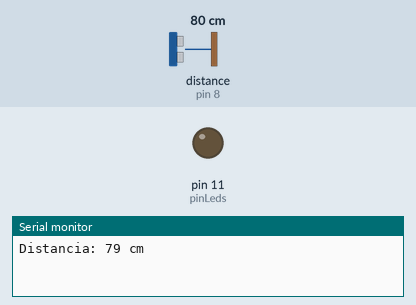
The sketch below on a simulated Arduino Uno, built with avr-gcc and run on an emulated ATmega328P. On the bench: output pins drawn as LEDs (lit = HIGH), the last lines printed to the serial monitor. Wiring (inferred from the names in the program): ultrasonic range finder: trigger pin 9; echo pin 8. The inputs (shaded band) are chosen by the test bench; at power-on: distance to the obstacle (sensor on pin 8) 80 cm. The echo pulse lasts 58.3 µs per cm; pins used as bus, display or sensor lines are not drawn.

Above: at 1.2 s.
1.3 s: distance to the obstacle (sensor on pin 8) set to 17 cm
4.2 s: distance to the obstacle (sensor on pin 8) set to 14 cm
At 5.8 s:
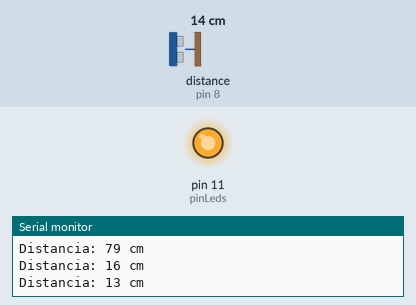
6.5 s: distance to the obstacle (sensor on pin 8) set to 18 cm
At 7.4 s:
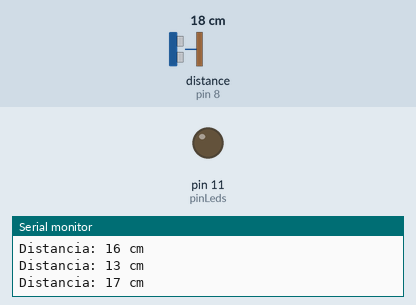
8.5 s: distance to the obstacle (sensor on pin 8) set to 2 cm
At 10.1 s:
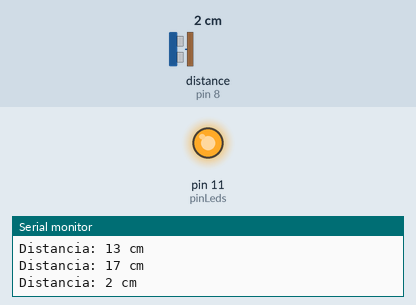
Timing chart, 0 to 11.5 s (numbered marks = the images above; inputs shaded):
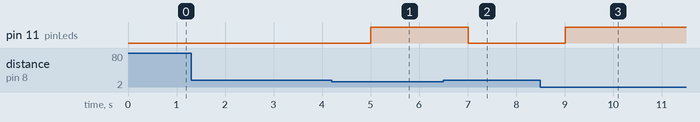

Measured:
- the behaviour switches between 16 and 15 cm on distance to the obstacle (sensor on pin 8) (found by bisection; images 0 and 1)
- after the input at 4.2 s, pin 11 (pinLeds): LOW → HIGH after 0.81 s
- after the input at 6.5 s, pin 11 (pinLeds): HIGH → LOW after 0.51 s
- after the input at 8.5 s, pin 11 (pinLeds): LOW → HIGH after 0.51 s

The sketch:

Ultrasonico.ino
```cpp
// Definimos los pines del Trigger y Echo
const int trigPin = 9;
const int echoPin = 8;
// leds
const int pinLeds = 11;
bool estadoLeds = false;
bool controlManual = false;

// Definimos una variable para la distancia
long duration;
int distance;

void setup() {
  // Inicializamos el puerto serie para la comunicación
  Serial.begin(9600);
  // Definimos los pines del Trigger y Echo como salida y entrada respectivamente
  pinMode(trigPin, OUTPUT);
  pinMode(echoPin, INPUT);
  // configurar leds
  pinMode(pinLeds, OUTPUT);
  digitalWrite(pinLeds, LOW);
}

void loop() {
  String lectura = Serial.readStringUntil('\n'); // Leer hasta un salto de línea
  getData(lectura);
  ultrasonico();
  delay(1000);
}

void getData(String sensor) {
  if (sensor == "1") {
    controlManual = !controlManual;
    cambiarLeds();
  } else {
  }
}

void ultrasonico() {
  digitalWrite(trigPin, LOW);
  delayMicroseconds(2);
  digitalWrite(trigPin, HIGH);
  delayMicroseconds(10);
  digitalWrite(trigPin, LOW);
  duration = pulseIn(echoPin, HIGH);
  distance = duration * 0.034 / 2;
  Serial.print("Distancia: ");
  Serial.print(distance);
  Serial.println(" cm");
  if (!controlManual) {
    if (distance < 15) {
      digitalWrite(pinLeds, HIGH);
    } else {
      digitalWrite(pinLeds, LOW);
    }
  }
}

void cambiarLeds() {
  cambiarEstado(pinLeds, estadoLeds);
}

void cambiarEstado(int pin, bool &estado) {
  estado = !estado;
  digitalWrite(pin, estado ? HIGH : LOW);
}
```
